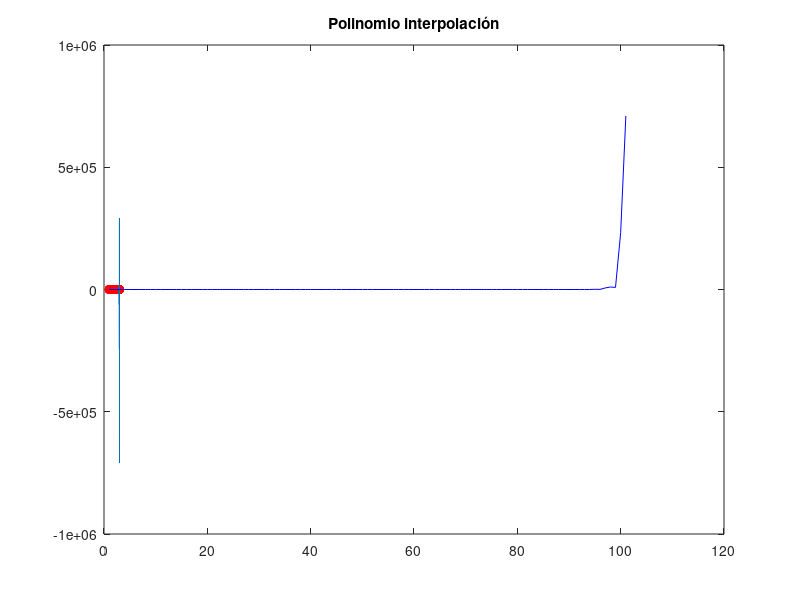

Write the MATLAB code that produced this figure.
clear;
clc;
format longe
x = linspace(1,3,200);%x= [1 2 3];%x = [1 2 3 4 5 6 7 8 9 10]; %x= [1:10]
f=@(x) log(x);
y=feval(f,x);%y = [log(1) log(2) log(3)];%y = [3 6 7 12 9 12 19 15 18 20];
%u=1:.1:4; %rep grafica
% subplot(2, 2, 1)
% p=polyfit(x,y,1);
% v=polyval(p,u);
% plot(x,y,'ro',u,v)
% title('Polinomio grad 1')
% subplot(2,2,2)
% p=polyfit(x,y,2);
% v=polyval(p,u);
% plot(x,y,'ro',u,v)
% title('Polinomio grad 2')
% subplot(2,2,3)
% p=polyfit(x,y,6);
% v=polyval(p,u);
% plot(x,y,'ro',u,v)
% title('Polinomio grad 6')
p=polyfit(x,y,199)
v=polyval(p,x);
plot(x,y,'ro',x,v)
title('Polinomio interpolación')
 j=[0:100];
h=1/50;
xi=1+j*h;
y=feval(f,xi);
r=polyval(p,xi);
s=abs(xi-r);
hold on
plot(s,'-b')
%title('Polinomito')
pause close

